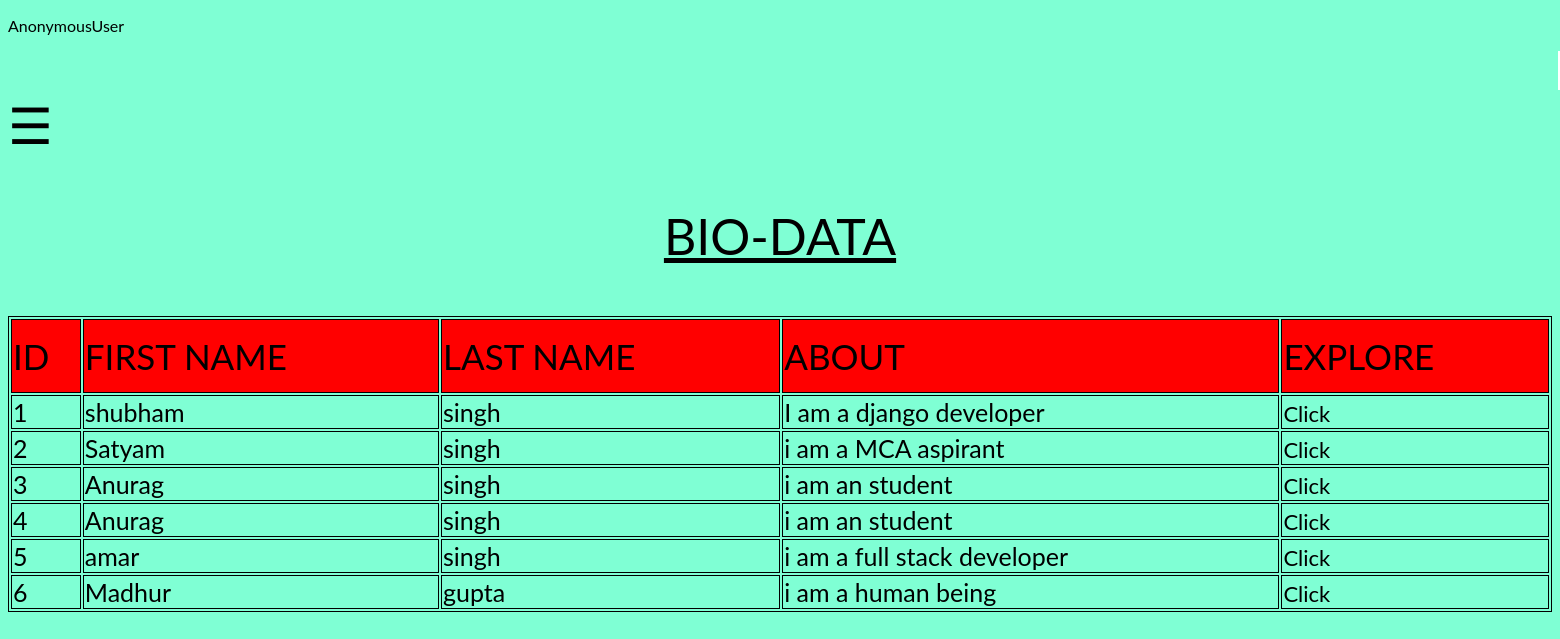
Before: /your_applicant/ with the older database file.
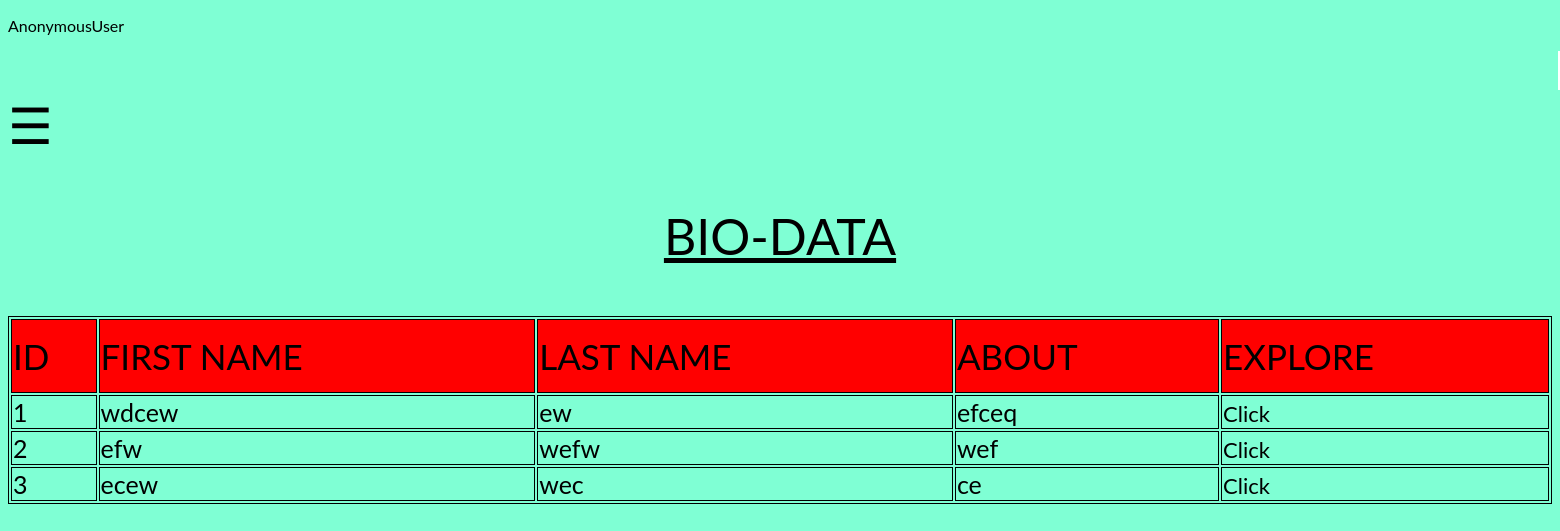
After: the same page with the newer database file.
### app1/models.py (models this page shows)
class BASIC_DATA(models.Model):
    id = models.AutoField(primary_key=True)
    first_name = models.CharField(max_length=100)
    last_name = models.CharField(max_length=100)
    father_name = models.CharField(max_length= 200)
    mother_name=models.CharField(max_length=200, default='')
    about_you = models.TextField()
    profile = models.FileField(upload_to="profile_images/")

### app1/views.py (the view)
# urls.py: path('your_applicant/', views.your_applicant, name="your_applicant"),
def your_applicant(request):
    data=BASIC_DATA.objects.all()
    return render(request,'your_applicant.html',{'all_data':data})

### templates/your_applicant.html
{% extends "home.html" %}
    {% block content %}
    <p style="text-align:center;font-size: 50px; text-shadow:3px;"><u>BIO-DATA</u></p>
    <table style="width:100%">
        <tr>
            <td style="background-color:red;height:70px;font-size:35px;">ID</td>
            <td style="background-color:red ;height:70px;font-size:35px;">FIRST NAME</td>
            <td style="background-color:red ;height:70px;font-size:35px;">LAST NAME</td>
            <td style="background-color:red ;height:70px;font-size:35px;">ABOUT</td>
            <td style="background-color:red ;height:70px;font-size:35px;">EXPLORE</td>
        </tr>
    {%for data in all_data%}
            <tr>
                <td>{{data.id}}</td>
                <td>{{data.first_name}}</td>
                <td>{{data.last_name}}</td>
                <td>{{data.about_you}}</td>
                <td><a href="{% url 'about' data.id%}">Click</a></td>
            </tr>
        {%endfor%}
        </table>
 {%endblock%}

### templates/home.html (shortened to what this page needs)
<!DOCTYPE html>
<html lang="en">
<head>
{% load static %}
</head>
<body>
<div class="container">
{% if request.user.is_authenticated %}
<a href="{%url 'signout'%}"><img src="/static/image/signout.png" alt="" style="width:2.5%; margin-left: 1550px;">
</a>
<p>{{request.user}}</p>
{% else %}
<p>{{request.user}}</p>
<a href="{%url 'signin'%}"><img src="/static/image/signin.png" alt="" style="width:2.5%; margin-left: 1550px;">
</a>
{%endif%}
</div>
<span style="font-size:50px;cursor:pointer" onclick="openNav()">&#9776;</span>
{%block content%}
{%endblock%}
</html>

### templates/home.html (style rules this page uses)
body { font-family: "Lato", sans-serif; background-color: aquamarine; }
table,th,td { background-color: aquamarine; border: 1px solid black; font-size:25px; margin-block-start:2px; }
a { text-decoration: none; font-size: 22px; color: black; }

Changed rows visible on the page:
removed BASIC_DATA: id "4", first_name "Anurag", last_name "singh", about_you "i am an student"
removed BASIC_DATA: id "5", first_name "amar", last_name "singh", about_you "i am a full stack developer"
removed BASIC_DATA: id "6", first_name "Madhur", last_name "gupta", about_you "i am a human being"
changed BASIC_DATA id 1: first_name "shubham" → "wdcew"; last_name "singh" → "ew"; about_you "I am a django developer" → "efceq"
changed BASIC_DATA id 2: first_name "Satyam" → "efw"; last_name "singh" → "wefw"; about_you "i am a MCA aspirant" → "wef"
changed BASIC_DATA id 3: first_name "Anurag" → "ecew"; last_name "singh" → "wec"; about_you "i am an student" → "ce"
